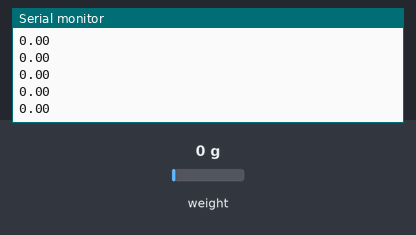
A sketch run on a simulated Arduino Uno, built with avr-gcc and run on an emulated ATmega328P. On the bench: the last lines printed to the serial monitor. The test bench sets the inputs (shaded band); at power-on: weight on the scale 0 g.

Above: at 3.2 s.
3.3 s: weight on the scale set to 100 g
At 3.31 s:
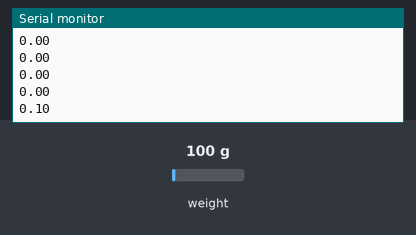
4.8 s: weight on the scale set to 1250 g
At 4.82 s:
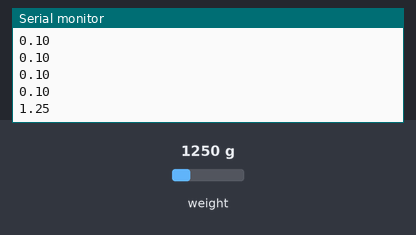
Timing chart, 0 to 7.8 s (numbered marks = the images above; inputs shaded):
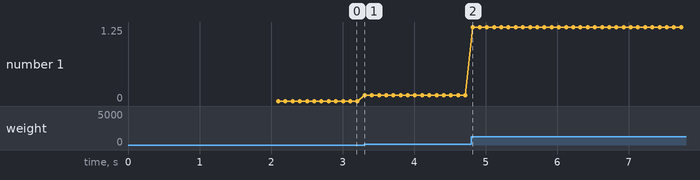

The sketch:

WeightingMachine.ino
```cpp
#include "HX711.h"
#define DOUT  2
#define CLK  3
HX711 scale;
int a =10;
float weight;
float calibration_factor = -386720.00;
void setup() {
  Serial.begin(9600);
  scale.begin(DOUT, CLK);
  scale.set_scale(calibration_factor);
  scale.tare(); //Reset the scale to 0
  long zero_factor = scale.read_average(); //Get a baseline reading
}
void loop() {
  scale.set_scale(calibration_factor); //Adjust to this calibration factor
  Serial.println( scale.get_units(),2);
}
```

Measured:
- after the input at 3.3 s, the serial monitor: prints a new line at once (image 1)
- after the input at 4.8 s, the serial monitor: prints a new line at once (image 2)
- plotted number 1: 0 → 0.1 after the input at 3.3 s, 0.1 → 1.25 after the input at 4.8 s
